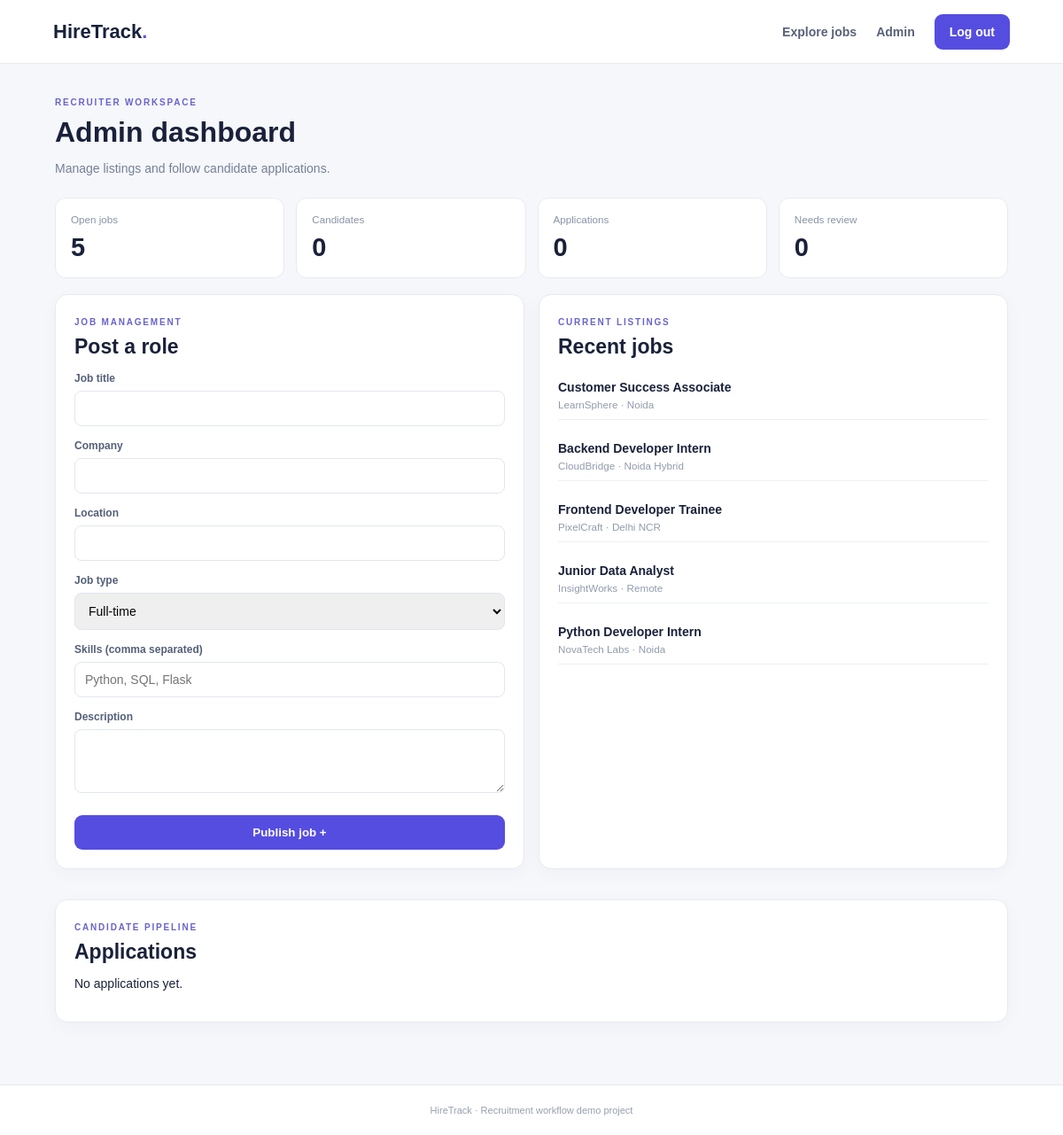
The page /admin (signed in) on the database its author committed.
### tables this page shows
CREATE TABLE jobs(id INTEGER PRIMARY KEY, title TEXT NOT NULL,
      company TEXT NOT NULL, location TEXT NOT NULL, kind TEXT NOT NULL,
      description TEXT NOT NULL, skills TEXT NOT NULL, created TIMESTAMP DEFAULT CURRENT_TIMESTAMP);

### app.py (the view)
@app.route("/admin")
@logged
@admin
def admin_home():
    c=db()
    stats=[c.execute("SELECT COUNT(*) n FROM jobs").fetchone()["n"],
           c.execute("SELECT COUNT(*) n FROM users WHERE role='candidate'").fetchone()["n"],
           c.execute("SELECT COUNT(*) n FROM applications").fetchone()["n"],
           c.execute("SELECT COUNT(*) n FROM applications WHERE status='Applied'").fetchone()["n"]]
    rows=c.execute("""SELECT a.id,a.status,a.applied,u.name,u.email,j.title,j.company
      FROM applications a JOIN users u ON u.id=a.user_id JOIN jobs j ON j.id=a.job_id ORDER BY a.applied DESC""").fetchall()
    jobs=c.execute("SELECT * FROM jobs ORDER BY id DESC").fetchall()
    return render_template("admin.html",stats=stats,rows=rows,jobs=jobs)

### app.py (called while the page is built)
def db():
    if "db" not in g:
        g.db = sqlite3.connect(DB)
        g.db.row_factory = sqlite3.Row
        g.db.execute("PRAGMA foreign_keys=ON")
    return g.db

@app.before_request
def setup(): init_db()

def logged(view):
    @wraps(view)
    def wrapper(*a,**k):
        if not session.get("uid"):
            flash("Please log in first.","warning"); return redirect(url_for("login"))
        return view(*a,**k)
    return wrapper

def admin(view):
    @wraps(view)
    def wrapper(*a,**k):
        if session.get("role") != "admin":
            flash("Admin access only.","danger"); return redirect(url_for("home"))
        return view(*a,**k)
    return wrapper

### templates/admin.html
{% extends "base.html" %}{% block content %}<header class="pagehead"><small>RECRUITER WORKSPACE</small><h1>Admin dashboard</h1><p>Manage listings and follow candidate applications.</p></header><section class="stats">{% for label,n in [('Open jobs',stats[0]),('Candidates',stats[1]),('Applications',stats[2]),('Needs review',stats[3])] %}<div><small>{{label}}</small><strong>{{n}}</strong></div>{% endfor %}</section><section class="admincols"><form class="panel" method="post" action="/admin/job"><small>JOB MANAGEMENT</small><h2>Post a role</h2><label>Job title<input name="title" required></label><label>Company<input name="company" required></label><label>Location<input name="location" required></label><label>Job type<select name="kind"><option>Full-time</option><option>Internship</option><option>Trainee</option><option>Part-time</option></select></label><label>Skills (comma separated)<input name="skills" required placeholder="Python, SQL, Flask"></label><label>Description<textarea name="description" required rows="3"></textarea></label><button>Publish job +</button></form><div class="panel"><small>CURRENT LISTINGS</small><h2>Recent jobs</h2>{% for j in jobs[:6] %}<p class="listing"><b>{{j.title}}</b><small>{{j.company}} · {{j.location}}</small></p>{% endfor %}</div></section><section class="panel"><small>CANDIDATE PIPELINE</small><h2>Applications</h2>{% if rows %}<div class="scroll"><table><tr><th>CANDIDATE</th><th>ROLE</th><th>APPLIED</th><th>STATUS</th></tr>{% for r in rows %}<tr><td><b>{{r.name}}</b><small>{{r.email}}</small></td><td>{{r.title}}<small>{{r.company}}</small></td><td>{{r.applied[:10]}}</td><td><form class="statusform" method="post" action="/admin/status/{{r.id}}"><select name="status">{% for s in ['Applied','Under Review','Shortlisted','Rejected','Selected'] %}<option {% if r.status==s %}selected{% endif %}>{{s}}</option>{% endfor %}</select><button class="smallbtn">Save</button></form></td></tr>{% endfor %}</table></div>{% else %}<p>No applications yet.</p>{% endif %}</section>{% endblock %}

### static/style.css (style rules this page uses)
* { box-sizing:border-box }
body { margin:0;background:#f6f7fb;color:#19213a;font:14px Arial,sans-serif }
.navbtn,button,.buttonlink { background:#554de0;color:#fff!important;border:0;border-radius:9px;padding:12px 17px;text-decoration:none;cursor:pointer;font-weight:700 }
.hero small,.pagehead small,.sectiontitle small,.authintro small,.panel>small { letter-spacing:1.8px;color:#aeb2ff;font-weight:bold;font-size:10px }
.sectiontitle small,.pagehead small,.panel>small { color:#6863ce }
.sectiontitle h2,.panel h2 { margin:8px 0;font-size:23px }
.job,.panel,.tablebox,.formcard { background:#fff;border:1px solid #e8eaf1;border-radius:14px;padding:21px;box-shadow:0 5px 20px #20294b08 }
.formcard label,.panel label { display:block;font-size:12px;font-weight:bold;color:#536078;margin:15px 0 }
.formcard input,.panel input,.panel textarea,.panel select { display:block;width:100%;padding:11px;border:1px solid #e2e6ef;border-radius:8px;margin-top:7px;font:14px Arial }
.formcard button,.panel button { width:100%;margin-top:10px }
.pagehead { margin:10px 0 25px }
.pagehead h1 { font-size:32px;margin:9px 0 }
.pagehead p { color:#758097 }
td small,.listing small { display:block;color:#929bad;margin-top:5px }
.stats { display:grid;grid-template-columns:repeat(4,1fr);gap:13px;margin-bottom:18px }
.stats div { background:white;border:1px solid #e8eaf1;border-radius:12px;padding:17px }
.stats small { display:block;color:#8993a5 }
.stats strong { font-size:29px;display:block;margin-top:9px }
.admincols { display:grid;grid-template-columns:1fr 1fr;gap:16px;margin-bottom:17px }
.panel { margin-bottom:17px }
.listing { padding:10px 0;border-bottom:1px solid #edf0f4 }

### rows shown on the page
jobs: title "Customer Success Associate", company "LearnSphere", location "Noida"
jobs: title "Backend Developer Intern", company "CloudBridge", location "Noida Hybrid"
jobs: title "Frontend Developer Trainee", company "PixelCraft", location "Delhi NCR"
jobs: title "Junior Data Analyst", company "InsightWorks", location "Remote"
jobs: title "Python Developer Intern", company "NovaTech Labs", location "Noida"

### other values the page prints
{{ label }} "Open jobs" "Candidates" "Applications" "Needs review"
{{ n }} "5" "0" "0" "0"
